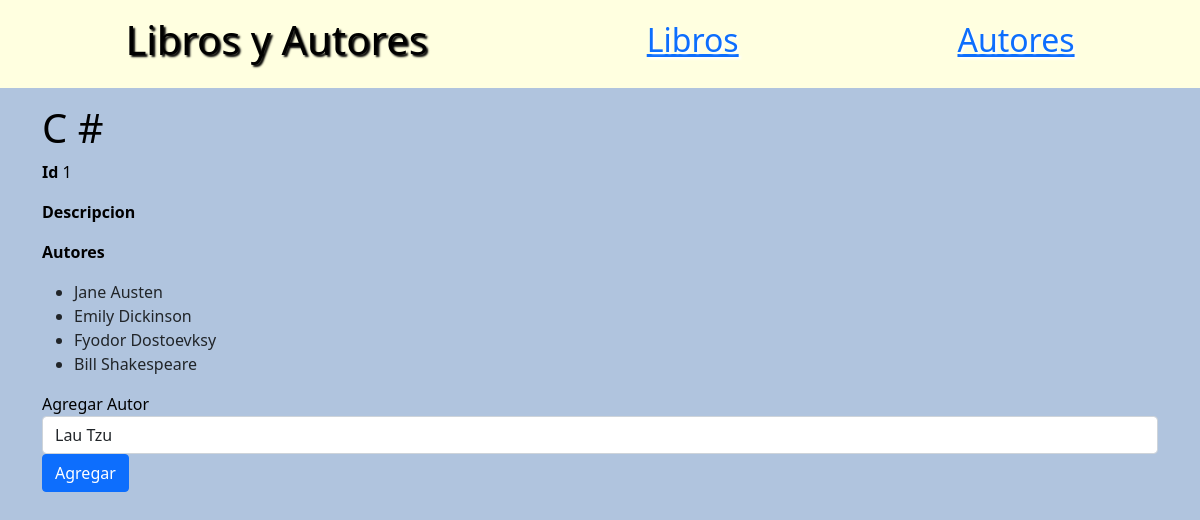
Screenshot of /books/1 with the database file from the repository.
### books_authors_app/models.py (models this page shows)
class Book(models.Model):
    title = models.CharField(max_length=255)
    desc = models.TextField()
    created_at = models.DateTimeField(auto_now_add=True)
    updated_at = models.DateTimeField(auto_now=True)

class Author(models.Model):
    first_name = models.CharField(max_length=45)
    last_name = models.CharField(max_length=45)
    books = models.ManyToManyField(Book,related_name = 'authors')
    notas = models.TextField(default = 'no hay notas')
    created_at = models.DateTimeField(auto_now_add=True)
    updated_at = models.DateTimeField(auto_now=True)

### books_authors_app/views.py (the view)
# urls.py: path('books/<int:book_id>',views.show_book),
def show_book(request,book_id):
    book = Book.objects.get(id = book_id)
    context = {
        'book':book,
        'authors': Author.objects.exclude(books__id = book_id)
    }
    return render(request, 'book.html',context)

### books_authors_app/templates/book.html (shortened to what this page needs)
<!DOCTYPE html>
<html lang="en">
<head>
    <link href="https://cdn.jsdelivr.net/npm/bootstrap@5.0.2/dist/css/bootstrap.min.css" rel="stylesheet"
>
    {% load static %}
    <link rel="stylesheet" href="{% static 'css/misestilos.css' %}">
</head>
<body>
    <nav>
        <h1>Libros y Autores</h1>
        <a href="/">Libros</a>
        <a href="/authors">Autores</a>
    </nav>
    <div class="container">
        <h1>{{book.title}}</h1>
        <p><strong>Id</strong> {{book.id}} </p>
        <p><strong>Descripcion </strong> {{book.desc}} </p>
        <p><strong> Autores </strong></p>
        <ul>
            {% for author in book.authors.all %}
            <li>{{ author.first_name }} {{author.last_name}}</li>
            {% endfor %}
        </ul>
        {% if authors %}
        <form action="/books/{{ book.id}}/assign" method="POST">
            <div class="form-group">
                <label for="author_id">Agregar Autor</label>
                <select name="author_id" id="author_id" class="form-control">
                    {% for author in authors %}
                    <option value="{{author.id}}">{{ author.first_name}} {{ author.last_name }}</option>
                    {% endfor %}
                </select>
            </div>
            <button class="btn btn-primary">Agregar</button>
        </form>
        {% endif %}
    </div>
</body>
</html>

### books_authors_app/static/css/misestilos.css (style rules this page uses)
body { background-color: lightsteelblue; }
h1,h2,h3,h4,h5,p,label { color:rgb(0, 0, 0); }
nav { background: lightyellow; display:flex; justify-content: space-around; margin-bottom: 1em; padding: 1em; }
nav > h1 { text-shadow: 2px 2px 2px black; }
nav > a { font-size: 2rem; text-shadow: 2px 2px 2px white; }

### rows the page displays
Book: title "C #", id "1"
Author: first_name "Jane", last_name "Austen"
Author: first_name "Emily", last_name "Dickinson"
Author: first_name "Fyodor", last_name "Dostoevksy"
Author: first_name "Bill", last_name "Shakespeare"

### other values shown
form field author_id "Lau Tzu"
